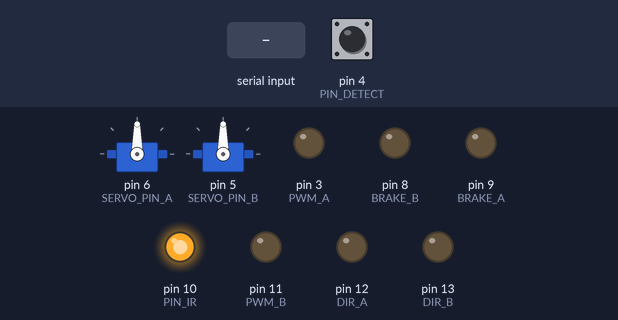
A sketch run on a simulated Arduino Uno, built with avr-gcc and run on an emulated ATmega328P. Shown: 2 × servo, output pins drawn as LEDs (lit = HIGH). Inputs (shaded band) come from the test bench; at power-on: pin 4 (PIN_DETECT) HIGH.

Above: at 1.2 s.
1.3 s: "J" received over Serial
4.3 s: byte 100 ('d') received over Serial
At 4.7 s:
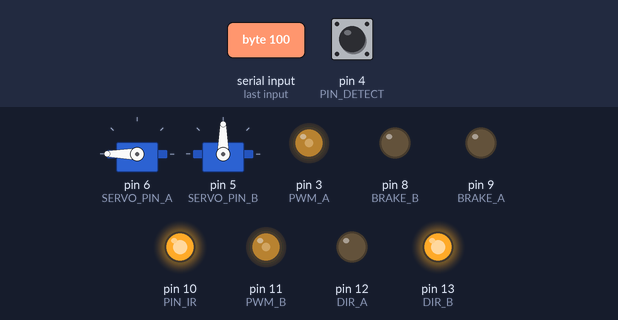
5.8 s: byte 97 ('a') received over Serial
At 7.0 s:
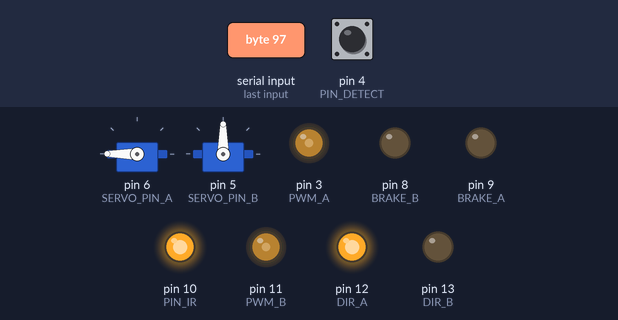
7.3 s: byte 113 ('q') received over Serial
At 8.2 s:
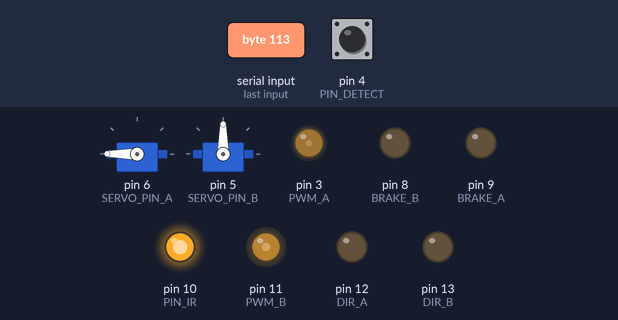
8.8 s: byte 101 ('e') received over Serial
At 9.4 s:
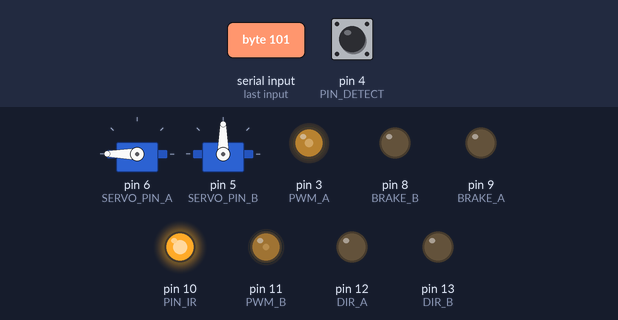
10.3 s: byte 122 ('z') received over Serial
At 11.7 s:
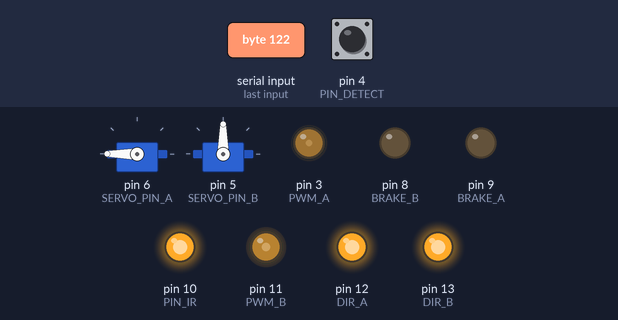
Timing chart, 0 to 12.8 s (numbered marks = the images above; inputs shaded):
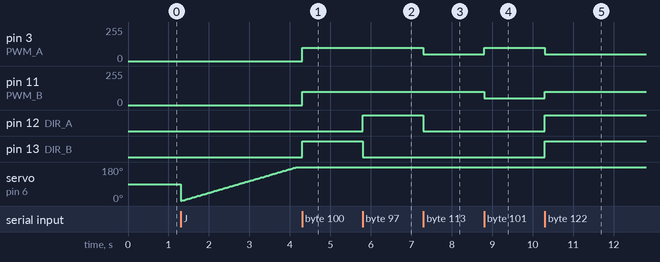

The sketch:

sketch_nov30a.ino
```cpp
#include <SoftwareSerial.h>
#include <Servo.h>
#include <IRremote.h>

#define PIN_IR 10
#define PIN_DETECT 4

/**
*
*@author Kevin Haan and Ryan Pals
*
*/

class SuperServo{
      Servo servo;              // the servo
      int pos;              // current servo position
      int increment;        // increment to move for each interval
      int  updateInterval;      // interval between updates
      unsigned long lastUpdate; // last update of position

    public:
      SuperServo(int interval)
      {
        updateInterval = interval;
        increment = 0;
      }

      void Attach(int pin)
      {
        servo.attach(pin);
      }

      void Detach()
      {
        servo.detach();
      }
      void setInc(int inc){
        increment = inc;
      }
      int getInc(){
        return increment;
      }
      void Update()
      {
        if((millis() - lastUpdate) > updateInterval)  // time to update
        {
          lastUpdate = millis();
          if ((pos < 180 && increment == 1) || (pos>0 && increment == -1)){
            pos += increment;
          }
          servo.write(pos);
          //Serial.println(pos);

        }
      }
};

/************************/
/*** PIN ASSIGNMENTS  ***/
/************************/
int DIR_A = 12;
int DIR_B = 13;
int BRAKE_A = 9;
int BRAKE_B = 8;
int PWM_A = 3;
int PWM_B = 11;
int SERVO_PIN_A = 6;
int SERVO_PIN_B = 5;

//number of times the IR thing has been hit
int damage = 0;

char InByte;
int speed;
SuperServo servo_A(15);
SuperServo servo_B(15);

IRsend irsend;

void setup()
{
 Serial.begin(9600);

 pinMode(DIR_A, OUTPUT);
 pinMode(BRAKE_A, OUTPUT);
 pinMode(PWM_A, OUTPUT);
 pinMode(DIR_B, OUTPUT);
 pinMode(BRAKE_B, OUTPUT);
 pinMode(PWM_B, OUTPUT);
 pinMode(PIN_IR, OUTPUT);
 servo_A.Attach(6);
 servo_B.Attach(5);
 speed = 100;

 stop_A();
 stop_B();
// delay(500);

  //IR STUFF
  digitalWrite(PIN_IR, HIGH);
  pinMode(PIN_DETECT, INPUT);
  //irsend.enableIROut(38);
  //irsend.mark(0);
}

void loop()                     // run over and over again
{
  if(Serial.available() > 0){
    InByte = Serial.read();
    check_Movement(InByte);
    check_Servo(InByte);
    check_Fire(InByte);
    speed_Adjust();

  }
  if(servo_A.getInc() != 0){
     servo_A.Update();
  }
  if(servo_B.getInc() != 0){
     servo_B.Update();
  }
  //IR Stuff
  //if the ir sensor goes off, increase damage
  if(digitalRead(PIN_DETECT) == LOW) {
    damage++;
    char msg[20];
    sprintf(msg, "Damage: %d\n", damage);
    int bytesWritten = Serial.write(msg);
    if (damage > 15){
      speed = 0;
    }
    if (damage > 10){
      speed = 10;
    }
    else {
      speed = (100 - (damage * 5));
    }
  }
}


void stop_A(){
  digitalWrite(DIR_A, LOW);
  digitalWrite(BRAKE_A, LOW);
  analogWrite(PWM_A, 0);
}
void stop_B(){
  digitalWrite(DIR_B, LOW);
  digitalWrite(BRAKE_B, LOW);
  analogWrite(PWM_B, 0);
}

void check_Servo(char InByte){
  switch(InByte){
    case 'L':
        servo_A.setInc(-1);
      break;
    case 'l':
        servo_A.setInc(0);
      break;
    case 'J':
        servo_A.setInc(1);
      break;
    case 'j':
        servo_A.setInc(0);
      break;
    case 'M':
        servo_B.setInc(1);
      break;
    case 'm':
        servo_B.setInc(0);
      break;
    case 'I':
        servo_B.setInc(-1);
      break;
    case 'i':
        servo_B.setInc(0);
  }
}
void check_Movement(char InByte){

  if(InByte == 'w'){
    digitalWrite(DIR_A, LOW);
    digitalWrite(DIR_B, LOW);
    digitalWrite(BRAKE_A, LOW);
    digitalWrite(BRAKE_B, LOW);
    analogWrite(PWM_A, speed);
    analogWrite(PWM_B, speed);
  }
  if(InByte == 's'){
    digitalWrite(DIR_A, HIGH);
    digitalWrite(DIR_B, HIGH);
    digitalWrite(BRAKE_A, LOW);
    digitalWrite(BRAKE_B, LOW);
    analogWrite(PWM_A, speed);
    analogWrite(PWM_B, speed);
  }
  if(InByte == 'd'){
    digitalWrite(DIR_A, LOW);
    digitalWrite(DIR_B, HIGH);
    digitalWrite(BRAKE_A, LOW);
    digitalWrite(BRAKE_B, LOW);
    analogWrite(PWM_A, speed);
    analogWrite(PWM_B, speed);
  }
  if(InByte == 'a'){
    digitalWrite(DIR_A, HIGH);
    digitalWrite(DIR_B, LOW);
    digitalWrite(BRAKE_A, LOW);
    digitalWrite(BRAKE_B, LOW);
    analogWrite(PWM_A, speed);
    analogWrite(PWM_B, speed);
  }
  if(InByte == 'q'){
    digitalWrite(DIR_A, LOW);
    digitalWrite(DIR_B, LOW);
    digitalWrite(BRAKE_A, LOW);
    digitalWrite(BRAKE_B, LOW);
    analogWrite(PWM_A, speed/2);
    analogWrite(PWM_B, speed);
  }
  if(InByte == 'e'){
    digitalWrite(DIR_A, LOW);
    digitalWrite(DIR_B, LOW);
    digitalWrite(BRAKE_A, LOW);
    digitalWrite(BRAKE_B, LOW);
    analogWrite(PWM_A, speed);
    analogWrite(PWM_B, speed/2);
  }
  if(InByte == 'z'){
    digitalWrite(DIR_A, HIGH);
    digitalWrite(DIR_B, HIGH);
    digitalWrite(BRAKE_A, LOW);
    digitalWrite(BRAKE_B, LOW);
    analogWrite(PWM_A, speed/2);
    analogWrite(PWM_B, speed);
  }
  if(InByte == 'c'){
    digitalWrite(DIR_A, HIGH);
    digitalWrite(DIR_B, HIGH);
    digitalWrite(BRAKE_A, LOW);
    digitalWrite(BRAKE_B, LOW);
    analogWrite(PWM_A, speed);
    analogWrite(PWM_B, speed/2);
  }
  if(InByte == 'x'){
    stop_A();
    stop_B();
  }
}
void speed_Adjust(){
  if(InByte == '+'){
    speed = 225;
  }
  else if(InByte == '-'){
    speed = 50;
  }
  else if(InByte == '0'){
    speed = 100;
  }
}

void check_Fire(char inByte){
  if (inByte == 'K'){
    //Set pin 10 to low.
    digitalWrite(PIN_IR, LOW);
  }
  if (inByte == 'k'){
    //Set pin 10 to high
    digitalWrite(PIN_IR, HIGH);
  }
}
```

Measured:
- after the input at 4.3 s, pin 3 (PWM_A), pin 11 (PWM_B): 0/255 → 100/255 at once; pin 13 (DIR_B): LOW → HIGH at once
- after the input at 5.8 s, pin 12 (DIR_A): LOW → HIGH at once; pin 13 (DIR_B): HIGH → LOW at once
- after the input at 7.3 s, pin 3 (PWM_A): 100/255 → 50/255 at once; pin 12 (DIR_A): HIGH → LOW at once
- after the input at 8.8 s, pin 3 (PWM_A): 50/255 → 100/255 at once; pin 11 (PWM_B): 100/255 → 50/255 at once
- after the input at 10.3 s, pin 3 (PWM_A): 100/255 → 50/255 at once; pin 11 (PWM_B): 50/255 → 100/255 at once; pin 12 (DIR_A), pin 13 (DIR_B): LOW → HIGH at once
